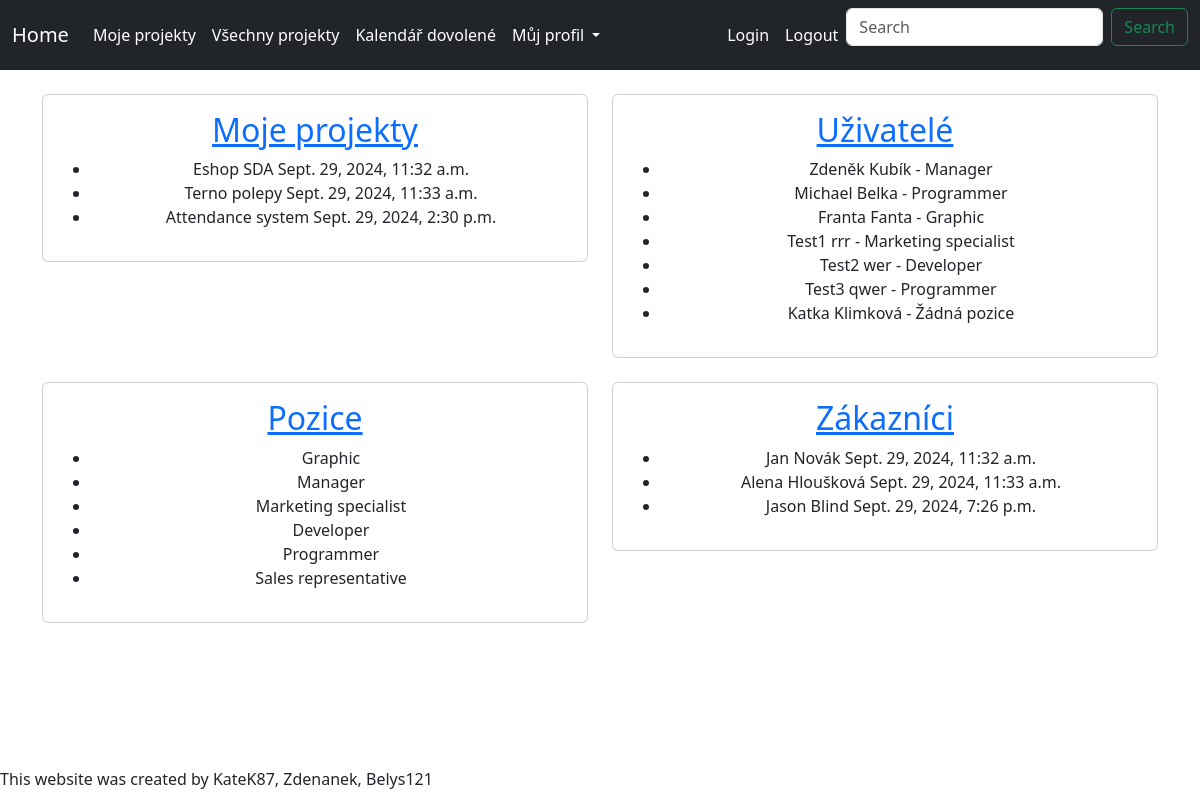
The page / on the database its author committed.
### viewer/models.py (models this page shows, shortened)
class Contract(Model):
    contract_name = CharField(max_length=100)
    created = DateTimeField(auto_now_add=True)
    user = ForeignKey(User, on_delete=DO_NOTHING, default=1)    #TODO nevyplněno? výchozí user?
    customer = ForeignKey(Customer, on_delete=DO_NOTHING, default=1)    #TODO
    status_choices = [("0","V procesu"), ("1","Dokončeno"), ("2","Zrušeno")]
    status = CharField(max_length=64, choices=status_choices, default=status_choices[0])

class UserProfile(models.Model):
    user = models.OneToOneField(User, on_delete=models.CASCADE)
    position = models.ForeignKey(Position, on_delete=models.SET_NULL, null=True, blank=True)

class Position(models.Model):
    name = models.CharField(max_length=50)

class Customer(Model):
    first_name = CharField(max_length=50)
    last_name = CharField(max_length=50)
    created = DateTimeField(auto_now_add=True)
    phone_number = CharField(max_length=16, default="123456789")
    email_address = EmailField(max_length=128, default="jan@novak.cz")

### viewer/views.py (the view)
# urls.py: path('', homepage, name='homepage'),
def homepage(request):
    users = User.objects.all()
    contracts = Contract.objects.all()
    positions = Position.objects.all()
    customers = Customer.objects.all()
    context = {
        'users': users,
        'contracts': contracts,
        'positions': positions,
        'customers': customers
    }
    return render(request, 'homepage.html', context)

### viewer/templates/homepage.html (shortened to what this page needs)
{% load static %}
<html {% if LANGUAGE_CODE %}lang="{{ LANGUAGE_CODE }}" {% endif %}>
<head>
    <link rel="stylesheet" href="{% static 'style.css' %}">
    <link href="https://cdn.jsdelivr.net/npm/bootstrap@5.3.0/dist/css/bootstrap.min.css" rel="stylesheet">
</head>
<body>
    <nav class="navbar navbar-expand-lg navbar-dark bg-dark">
        <div class="container-fluid">
            <a class="navbar-brand" href="{% url 'homepage' %}">Home</a>
            <div class="collapse navbar-collapse" id="navbarSupportedContent">
                <ul class="navbar-nav me-auto mb-2 mb-lg-0">
                    <li class="nav-item">
                        <a class="nav-link" href="{% url 'navbar_contracts' %}">Moje projekty</a>
                    </li>
                    <li class="nav-item">
                        <a class="nav-link" href="{% url 'navbar_contracts_all' %}">Všechny projekty</a>
                    </li>
                    <li class="nav-item">
                        <a class="nav-link" href="{% url 'homepage' %}">Kalendář dovolené</a>
                    </li>
                    <li class="nav-item dropdown">
                        <a class="nav-link dropdown-toggle" href="#" role="button" data-bs-toggle="dropdown" aria-expanded="false">
                            Můj profil
                        </a>
                    </li>
                </ul>
                <ul class="navbar-nav mb-2 mb-lg-0">
                    <li class="nav-item">
                        <a class="nav-link" href="{% url 'login' %}">Login</a>
                    </li>
                </ul>
                <ul class="navbar-nav mb-2 mb-lg-0">
                    <li class="nav-item">
                        <a class="nav-link" href="{% url 'login' %}">Logout</a>
                    </li>
                </ul>
                <form class="d-flex" role="search">
                    <input class="form-control me-2" type="search" placeholder="Search" aria-label="Search">
                    <button class="btn btn-outline-success" type="submit">Search</button>
                </form>
            </div>
        </div>
    </nav>
    <div class="container mt-4">
        <div class="row">
            <div class="col-md-6">
                <div class="card text-center">
                    <div class="card-body">
                        {% include 'contracts_homepage.html' %}
                    </div>
                </div>
            </div>
            <div class="col-md-6">
                <div class="card text-center">
                    <div class="card-body">
                        {% include 'users.html' %}
                    </div>
                </div>
            </div>
        </div>
        <div class="row mt-4">
            <div class="col-md-6">
                <div class="card text-center">
                    <div class="card-body">
                        {% include 'positions.html' %}
                    </div>
                </div>
            </div>
            <div class="col-md-6">
                <div class="card text-center">
                    <div class="card-body">
                        {% include 'customers.html' %}
                    </div>
                </div>
            </div>
        </div>
    </div>
    <br>
    <br>
    <br>
    <br>
    <br>
    <br>
    {% block scripts %}
     This website was created by KateK87, Zdenanek, Belys121
    {% endblock %}
</body>
</html>

### viewer/templates/contracts_homepage.html
<a href="{% url 'navbar_contracts' %}"><h2>Moje projekty</h2></a>
<ul>
    {% for contract in contracts %}
        <li>{{ contract.contract_name }} {{ contract.created }}</li>
    {% endfor %}
</ul>

### viewer/templates/users.html
<a href="{% url 'user_list' %}"><h2>Uživatelé</h2></a>
<ul>
    {% for user in users %}
        <li>
            {{ user.first_name }} {{ user.last_name }} -
            {% if user.userprofile.position %}
                {{ user.userprofile.position.name }}
            {% else %}
                Žádná pozice
            {% endif %}
        </li>
    {% endfor %}
</ul>

### viewer/templates/positions.html
<a href="{% url 'position_list' %}"><h2>Pozice</h2></a>
<ul>
    {% for position in positions %}
        <li>{{ position.name }}</li>
    {% empty %}
        <li>Žádné pozice nenalezeny.</li>
    {% endfor %}
</ul>

### viewer/templates/customers.html
<a href="{% url 'customer_list' %}"><h2>Zákazníci</h2></a>
<ul>
    {% for customer in customers %}
        <li>{{ customer.first_name }} {{ customer.last_name }} {{ customer.created }}</li>
    {% endfor %}
</ul>

### viewer/static/style.css (style rules this page uses)
.navbar { background-color: #343a40; }
.navbar-brand, .nav-link { color: #ffffff !important; }
.card { background-color: #f8f9fa; border: 1px solid #dee2e6; border-radius: 0.25rem; }

### rows shown on the page
Contract: contract_name "Eshop SDA", created "Sept. 29, 2024, 11:32 a.m."
Contract: contract_name "Terno polepy", created "Sept. 29, 2024, 11:33 a.m."
Contract: contract_name "Attendance system", created "Sept. 29, 2024, 2:30 p.m."
Position: name "Graphic"
Position: name "Manager"
Position: name "Marketing specialist"
Position: name "Developer"
Position: name "Programmer"
Position: name "Sales representative"
Customer: first_name "Jan", last_name "Novák", created "Sept. 29, 2024, 11:32 a.m."
Customer: first_name "Alena", last_name "Hloušková", created "Sept. 29, 2024, 11:33 a.m."
Customer: first_name "Jason", last_name "Blind", created "Sept. 29, 2024, 7:26 p.m."

### other values the page prints
{{ user.first_name }} "Zdeněk"
{{ user.last_name }} "Kubík"
{{ user.userprofile.position.name }} "Manager"
{{ user.first_name }} "Michael"
{{ user.last_name }} "Belka"
{{ user.userprofile.position.name }} "Programmer"
{{ user.first_name }} "Franta"
{{ user.last_name }} "Fanta"
{{ user.userprofile.position.name }} "Graphic"
{{ user.first_name }} "Test1"
{{ user.last_name }} "rrr"
{{ user.userprofile.position.name }} "Marketing specialist"
{{ user.first_name }} "Test2"
{{ user.last_name }} "wer"
{{ user.userprofile.position.name }} "Developer"
